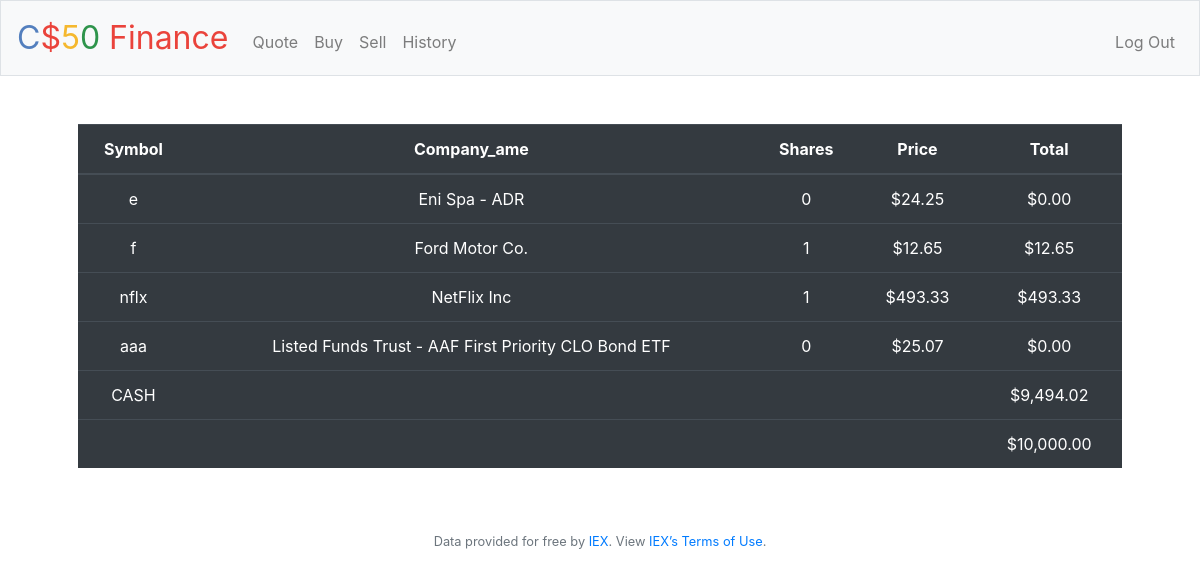
The page / (signed in) on the database its author committed.
### tables this page shows
CREATE TABLE 'render' ('id' integer PRIMARY KEY AUTOINCREMENT NOT NULL, 'symbol' text NOT NULL, 'company_name' text NOT NULL, 'shares' integer NOT NULL,'price' real NOT NULL,'total' real NOT NULL, 'username' text NOT NULL);

CREATE TABLE users (id INTEGER, username TEXT NOT NULL, hash TEXT NOT NULL, cash NUMERIC NOT NULL DEFAULT 10000.00, PRIMARY KEY(id));

### application.py (the view, shortened to what this page needs)
@app.route("/")
@login_required
def index():
    username = db.execute("SELECT username FROM users WHERE id=?", session["user_id"])
    last_row = db.execute("SELECT * FROM purchase WHERE id=(SELECT MAX(id) FROM purchase WHERE username=?)", username[0]['username'])
    if not last_row:
        cash = db.execute("SELECT cash FROM users WHERE id=?", session["user_id"])
        return render_template('index.html', plugin_remaining = cash, plugin_money = float(cash[0]['cash']))
    if int(last_row[0]['condition']) == 0:
        rows = db.execute("SELECT * FROM render WHERE username=?", username[0]['username'])
        cash = db.execute("SELECT cash FROM users WHERE id=?", session["user_id"])
        summation = 0;
        for row in rows:
            summation += row['total']
        money = summation + cash[0]['cash']
        return render_template ("index.html", plugin_rows = rows, plugin_remaining= cash, plugin_money = float(money))

### application.py (called while the page is built)
@app.after_request
def after_request(response):
    response.headers["Cache-Control"] = "no-cache, no-store, must-revalidate"
    response.headers["Expires"] = 0
    response.headers["Pragma"] = "no-cache"
    return response

### helpers.py (called while the page is built)
def login_required(f):
    @wraps(f)
    def decorated_function(*args, **kwargs):
        if session.get("user_id") is None:
            return redirect("/login")
        return f(*args, **kwargs)
    return decorated_function

def usd(value):
    return f"${value:,.2f}"

### templates/index.html (shortened to what this page needs)
{% extends "layout.html" %}
{% block main %}
    <table class="table table-dark table-hover">
        <thead>
            <tr>
                <th>Symbol</th>
                <th>Company_ame</th>
                <th>Shares</th>
                <th>Price</th>
                <th>Total</th>
            </tr>
        </thead>
        <tbody>
            {% for row in plugin_rows %}
                <tr>
                    <td>{{ row.symbol }}</td>
                    <td>{{ row.company_name }}</td>
                    <td>{{ row.shares }}</td>
                    <td>{{ row.price | usd }}</td>
                    <td>{{ row.total | usd }}</td>
                </tr>
            {% endfor %}
            <tr>
                <td>CASH</td>
                <td> </td>
                <td> </td>
                <td> </td>
                <td>
                    {% for cash in plugin_remaining %}
                         {{ cash.cash | usd }}
                    {% endfor %}
                </td>
            </tr>
            <tr>
                <td> </td>
                <td> </td>
                <td> </td>
                <td> </td>
                <td> {{ plugin_money | usd }} </td>
            </tr>
        </tbody>
    </table>
{% endblock %}

### templates/layout.html (shortened to what this page needs)
<!DOCTYPE html>
<html lang="en">
    <head>
        <link rel="stylesheet" href="https://cdn.jsdelivr.net/npm/bootstrap@4.5.3/dist/css/bootstrap.min.css">
        <link href="/static/styles.css" rel="stylesheet">
    </head>
    <body>
        <nav class="navbar navbar-expand-md navbar-light bg-light border">
            <a class="navbar-brand" href="/"><span class="blue">C</span><span class="red">$</span><span class="yellow">5</span><span class="green">0</span> <span class="red">Finance</span></a>
            <div class="collapse navbar-collapse" id="navbar">
                {% if session.user_id %}
                    <ul class="navbar-nav mr-auto mt-2">
                        <li class="nav-item"><a class="nav-link" href="/quote">Quote</a></li>
                        <li class="nav-item"><a class="nav-link" href="/buy">Buy</a></li>
                        <li class="nav-item"><a class="nav-link" href="/sell">Sell</a></li>
                        <li class="nav-item"><a class="nav-link" href="/history">History</a></li>
                    </ul>
                    <ul class="navbar-nav ml-auto mt-2">
                        <li class="nav-item"><a class="nav-link" href="/logout">Log Out</a></li>
                    </ul>
                {% else %}
                    <ul class="navbar-nav ml-auto mt-2">
                        <li class="nav-item"><a class="nav-link" href="/register">Register</a></li>
                        <li class="nav-item"><a class="nav-link" href="/login">Log In</a></li>
                    </ul>
                {% endif %}
            </div>
        </nav>
        <main class="container p-5">
            {% block main %}{% endblock %}
        </main>
        <footer class="small text-center text-muted">
            Data provided for free by <a href="https://iextrading.com/developer">IEX</a>. View <a href="https://iextrading.com/api-exhibit-a/">IEX’s Terms of Use</a>.
        </footer>
    </body>
</html>

### static/styles.css (style rules this page uses)
nav .navbar-brand { font-size: xx-large; }
nav .navbar-brand .blue { color: #537fbe; }
nav .navbar-brand .red { color: #ea433b; }
nav .navbar-brand .yellow { color: #f5b82e; }
nav .navbar-brand .green { color: #2e944b; }
main { overflow-x: auto; text-align: center; }

### rows shown on the page
render: symbol "e", company_name "Eni Spa - ADR", shares "0", price "$24.25", total "$0.00"
render: symbol "f", company_name "Ford Motor Co.", shares "1", price "$12.65", total "$12.65"
render: symbol "nflx", company_name "NetFlix Inc", shares "1", price "$493.33", total "$493.33"
render: symbol "aaa", company_name "Listed Funds Trust - AAF First Priority CLO Bond ETF", shares "0", price "$25.07", total "$0.00"
users: cash "$9,494.02"

### other values the page prints
{{ plugin_money | usd }} "$10,000.00"
